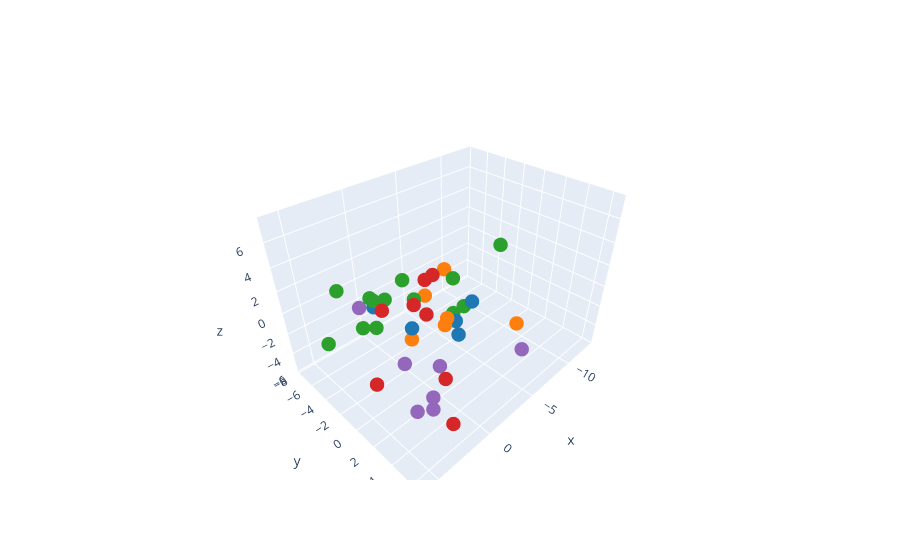

Notebook source saved alongside this figure:
### Code cell
import plotly.graph_objects as go
from matplotlib import cm

# get tab10 RGBA colors from matplotlib
tab10 = cm.get_cmap('tab20')
colors = [f'rgba({int(r*255)}, {int(g*255)}, {int(b*255)}, {a})' 
          for r, g, b, a in tab10(np.linspace(0, 1, 10))]

mean_lda = clustered.groupby(['mouse_name', 'mouse_cluster'])[np.arange(0, 3, 1)].mean().reset_index()
fig = go.Figure(
    data=go.Scatter3d(
        x=mean_lda[0],
        y=mean_lda[1],
        z=mean_lda[2],
        mode='markers',## Correlate with feature probability
        marker=dict(
            size=5,
            color=[colors[c] for c in mean_lda['mouse_cluster']]  # assign tab10 color per cluster
        )))

fig.show()

### Figure 1 — Plotly figure (JSON) as saved in the notebook; plotly's stock layout.template omitted (floating-point values rounded to 4 significant figures)
{"data": [{"marker": {"color": ["rgba(148, 103, 189, 1.0)", "rgba(214, 39, 40, 1.0)", "rgba(214, 39, 40, 1.0)", "rgba(214, 39, 40, 1.0)", "rgba(214, 39, 40, 1.0)", "rgba(214, 39, 40, 1.0)", "rgba(44, 160, 44, 1.0)", "rgba(44, 160, 44, 1.0)", "rgba(31, 119, 180, 1.0)", "rgba(44, 160, 44, 1.0)", "rgba(255, 127, 14, 1.0)", "rgba(44, 160, 44, 1.0)", "rgba(44, 160, 44, 1.0)", "rgba(44, 160, 44, 1.0)", "rgba(44, 160, 44, 1.0)", "rgba(44, 160, 44, 1.0)", "rgba(255, 127, 14, 1.0)", "rgba(214, 39, 40, 1.0)", "rgba(255, 127, 14, 1.0)", "rgba(214, 39, 40, 1.0)", "rgba(148, 103, 189, 1.0)", "rgba(148, 103, 189, 1.0)", "rgba(148, 103, 189, 1.0)", "rgba(44, 160, 44, 1.0)", "rgba(255, 127, 14, 1.0)", "rgba(148, 103, 189, 1.0)", "rgba(31, 119, 180, 1.0)", "rgba(148, 103, 189, 1.0)", "rgba(255, 127, 14, 1.0)", "rgba(31, 119, 180, 1.0)", "rgba(31, 119, 180, 1.0)", "rgba(148, 103, 189, 1.0)", "rgba(31, 119, 180, 1.0)", "rgba(44, 160, 44, 1.0)", "rgba(44, 160, 44, 1.0)", "rgba(214, 39, 40, 1.0)", "rgba(44, 160, 44, 1.0)", "rgba(255, 127, 14, 1.0)", "rgba(44, 160, 44, 1.0)"], "size": 5}, "mode": "markers", "type": "scatter3d", "x": [1.14, 3.269, 0.7585, 2.214, 3.24, 0.001936, -2.328, -1.257, -1.724, -1.781, -2.465, -3.081, 2.432, -0.1394, 1.281, 0.9565, -4.076, 0.7032, 0.2581, 3.875, 0.7651, 2.071, 2.775, -13.0, -5.309, -5.053, 0.9869, 0.3154, -0.3171, -0.8468, -2.738, 4.533, -1.176, 1.761, 5.874, 3.014, 3.034, -0.07197, -2.14], "y": [-0.7947, 4.313, 2.18, 4.769, 6.484, 0.6165, 1.987, -2.192, 1.802, -4.147, -2.304, 0.1569, -7.011, -6.057, -2.378, -4.815, -1.78, 0.1384, -0.8504, -0.7096, 1.918, 3.338, 2.416, -3.437, 4.546, 5.424, 0.1582, 2.228, 2.35, 2.931, 2.384, -0.56, -7.684, -3.127, -2.923, -0.3397, -2.907, 2.385, 1.135], "z": [-3.744, 7.436, 5.586, -0.4723, -2.466, 1.21, 1.421, 0.3874, 0.3158, 0.9692, 0.07052, 2.567, 0.5887, -1.185, 1.594, 0.2834, 2.014, 2.156, -1.848, -3.877, -5.644, -4.711, -5.147, -0.08878, -0.3955, -2.216, 0.2605, -2.444, 1.677, 0.2643, 1.83, 3.6, -3.274, -1.18, -0.06474, 2.666, -0.3279, 1.244, 0.4357]}], "layout": {}}
